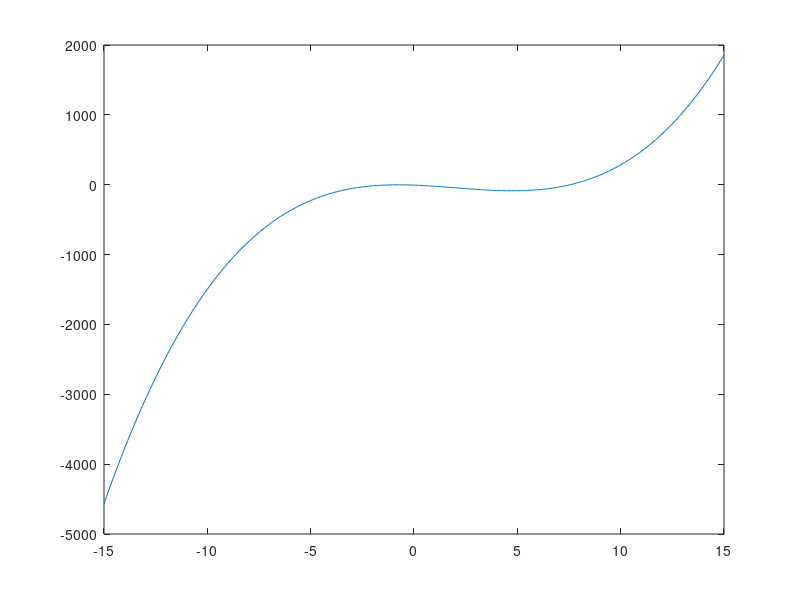

Reproduce this figure in MATLAB. (Note: this script raises an error after producing the figure.)
%Octave script
%Title              :Raices algebraicas plinomiales
%Description        :Determinar las raices polinomiales 
%%Authores          :Diego Armando Baes Osorio
%Date               :20211911
%Version            :8
%Usage              :Octave>path/Valor Real 
%                   :Requiere de aplicacion octave, usar su linea de comando

P = [3,-6,-11,-6]

roots(P)
ezplot("x^3 -6*x^2 -11*x -6",[15,-15])